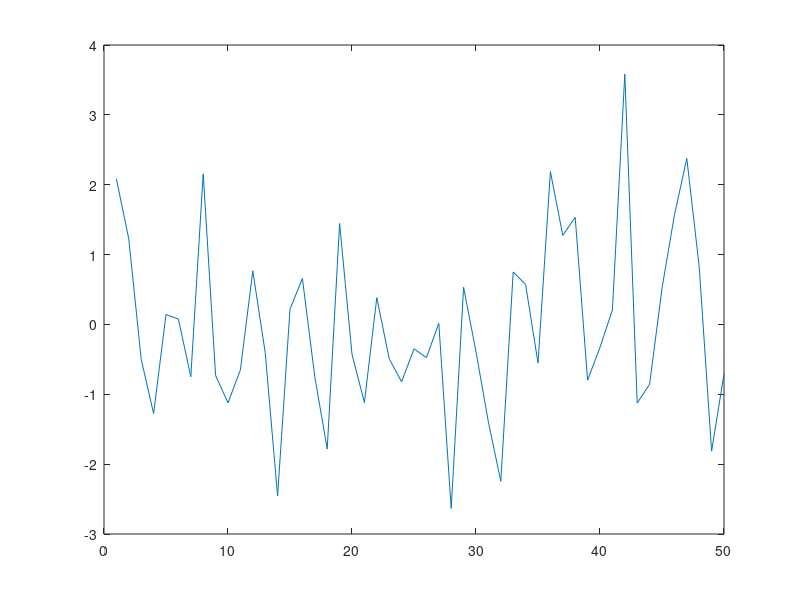

Recreate this plot in MATLAB.
%% Homework 6 Question 2 
% Part B
% Max Littlejohn and Andy Zanazanian
%%

%Size of sample observations
T = 50;
%Number of Monte Carlo Iterations
I = 1000;

%The series take the forms of x_t = alpha + beta*t + e and 
%y_t = delta + gamma*t + u which are both I(1) by construction
%t is a trend vector which will take on values from 1-100

%Create vectors to store the values of x and y
x_t = zeros(T,1);
y_t = zeros(T,1);

%Create the trend vector
trend = zeros(T,1);
for i = 1:T;
    trend(i,1) = i;
end

%Specify the values for the two constants alpha and delta
alpha = 1.125;
delta = 2.0;
%Specify the values for the coefficients on the trend vector, beta and
%gamma
beta = 0.6;
gamma = 0.6;

%Create a vector to store the Augmented Dickey Fuller test statistics
ADFstat_vector = [];


%Loop 
for i = 1:I;
    for j = 1:T;
        x_t(j,1) = alpha + beta*trend(j,1) + (0.75)*normrnd(0,1);  %this vector was linearized by 0.75 scalar
    end
    for l = 1:T;
        y_t(l,1) = delta + gamma*trend(l,1) + normrnd(0,1);
    end
    betaOLS = (x_t'*x_t)\(x_t'*y_t);
    resid_vector = y_t - (x_t*betaOLS);
    lagged_resid = zeros(T,1);
        for m = 2:T;
            lagged_resid(m,1) = resid_vector(m-1,1);
        end
    
    resid_difference = [resid_vector(1,1) zeros(T-1,1)'];
    resid_difference = resid_difference';
        for k = 2:T;
            resid_difference(k,1) = resid_vector(k,1) - resid_vector(k-1,1);
        end
        
    betaADF = (lagged_resid'*lagged_resid)\((lagged_resid'*resid_difference));
    e = resid_difference - (betaADF*lagged_resid);
    ser = sqrt((sum(e.^2))/(T-2));
    tstat_ADF = (betaADF-1)/ser;
    ADFstat_vector = [ADFstat_vector, tstat_ADF];
end

ADFstat_vector = ADFstat_vector';

%Need to calculate the acceptance rate
%First, create an empty count vector and specify critical value for the ADF
%test at the 99% confidence level
ADFcritical = -3.44;
count = zeros(1,I);


for i = 1:I;
    if ADFstat_vector(i,1) < ADFcritical;
        count(1,i) = 1;
    else
        count(1,i) = 0;
    end
end

    

e = resid_difference - betaADF*lagged_resid;
ser = sqrt((sum(e.^2)/T-2));
tstat_ADF = (betaADF)/ser;


figure 
plot(trend,resid_vector)
    